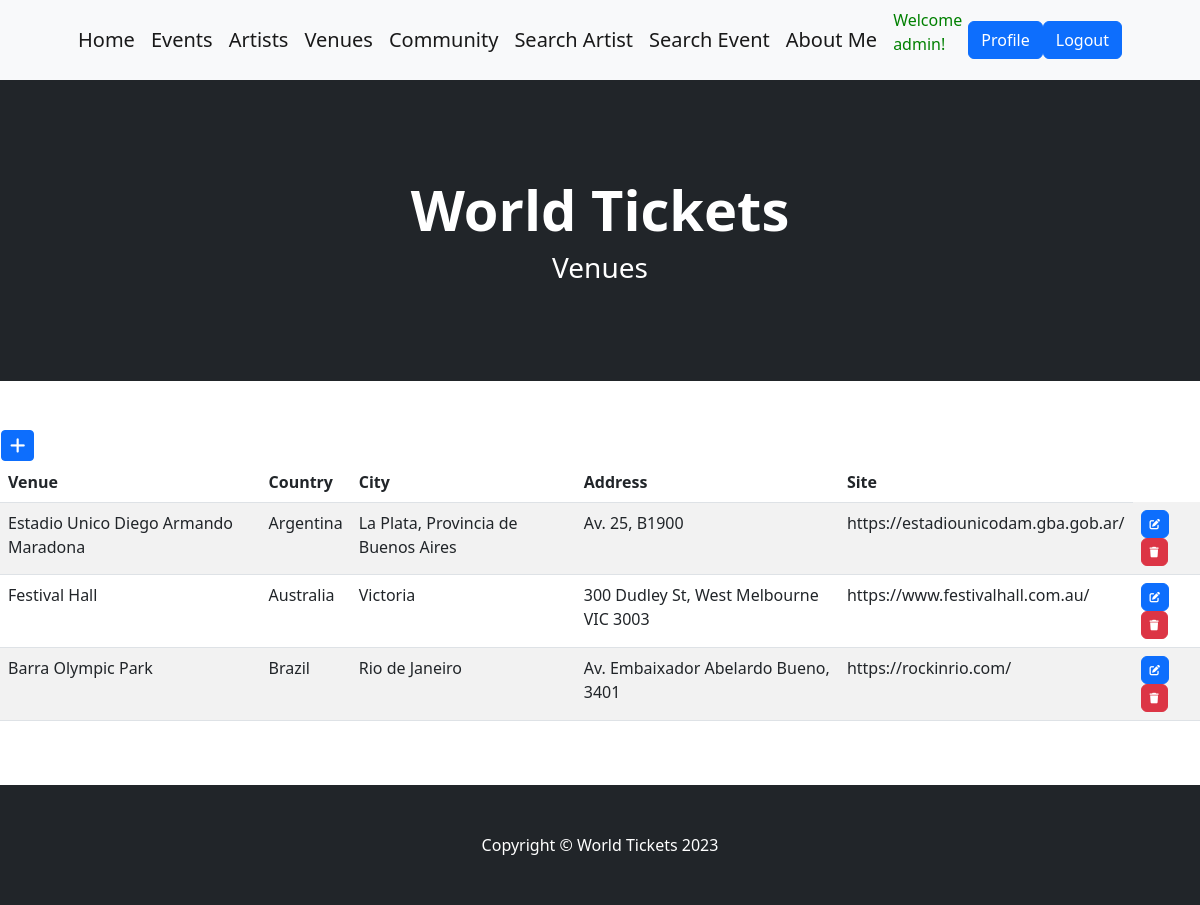
Screenshot of /venues/ (signed in) with the database file from the repository.
### AppTickets/models.py (models this page shows, shortened)
class Venue(models.Model):
    name = models.CharField(max_length=50)
    country = models.CharField(max_length=50)
    city = models.CharField(max_length=50)
    address = models.CharField(max_length=50)
    webpage = models.URLField(max_length=50)
    class Meta:
        verbose_name = "Venue"
        verbose_name_plural = "Venues"
        ordering = ['country']

### AppTickets/views.py (the view)
# urls.py: path('venues/', VenueList.as_view(), name="lugares" ),
class VenueList(LoginRequiredMixin, ListView):
    model = Venue

### AppTickets/templates/AppTickets/venue_list.html (shortened to what this page needs)
{% extends 'AppTickets/base.html' %}
{% load static %}
{% block title %}
    World Tickets
{% endblock title %}
{% block content %}
    <h3>Venues</h3>
{% endblock content %}
{% block mainProducts %}
{% if user.is_superuser %}
        <table>
            <tr>
                <td>
                    <a
                    href="{% url 'create_lugar' %}"
                    class="btn btn-primary btn-sm"
                    >
                    </a>
                </td>
            </tr>
        </table>
{% endif %}
<table class="table table-striped">
    <thead>
        <tr>
            <th>Venue</th>
            <th>Country</th>
            <th>City</th>
            <th>Address</th>
            <th>Site</th>
        </tr>
    </thead>
    <tbody>
    {% for cli in venue_list %}
        <tr>
            <td>{{ cli.name }}</td>
            <td>{{ cli.country }}</td>
            <td>{{ cli.city }}</td>
            <td>{{ cli.address }}</td>
            <td>{{ cli.webpage }}</td>
                {% if user.is_superuser %}
                    <td>
                        <a
                        href="{% url 'update_lugar' cli.id %}"
                        class="btn btn-primary"
                        style="--bs-btn-padding-y: .25rem; --bs-btn-padding-x: .5rem; --bs-btn-font-size: .75rem;"
                        >
                        </a>
                        <a
                        href="{% url 'delete_lugar' cli.id %}"
                        class="btn btn-danger"
                        style="--bs-btn-padding-y: .25rem; --bs-btn-padding-x: .5rem; --bs-btn-font-size: .75rem;"
                        >
                        </a>
                    </td>
                    {% endif %}
        </tr>
    {% endfor %}
    </tbody>
</table>
{% endblock mainProducts %}

### AppTickets/templates/AppTickets/base.html (shortened to what this page needs)
<!DOCTYPE html>
<html lang="en">
    <head>
        {% load static %}
        <link href="https://cdn.jsdelivr.net/npm/bootstrap-icons@1.5.0/font/bootstrap-icons.css" rel="stylesheet" />
        <link href="{% static 'AppTickets/css/styles.css' %}" rel="stylesheet" />
        <link rel="stylesheet" href="https://cdnjs.cloudflare.com/ajax/libs/font-awesome/6.4.0/css/all.min.css">
    </head>
    <body>
        <nav class="navbar navbar-expand-lg navbar-light bg-light">
            <div class="container px-4 px-lg-5">
                <a class="navbar-brand" href="{% url 'home' %}">Home</a>
                {% if user.is_authenticated %}
                    <a class="navbar-brand" href="{% url 'eventos' %}">Events</a>
                    <a class="navbar-brand" href="{% url 'artistas' %}">Artists</a>
                    <a class="navbar-brand" href="{% url 'lugares' %}">Venues</a>
                    <a class="navbar-brand" href="{% url 'clientes' %}">Community</a>
                    <a class="navbar-brand" href="{% url 'busca_artista' %}">Search Artist</a>
                    <a class="navbar-brand" href="{% url 'busca_evento' %}">Search Event</a>
                    <a class="navbar-brand" href="{% url 'acerca_de_mi' %}">About Me</a>
                    <p style="color:green">Welcome {{user.username}}!</p>
                    <a class="btn btn-primary" href="{% url 'edit_profile' %}">Profile</a>
                    <a class="btn btn-primary" href="{% url 'client_logout' %}">Logout</a>
                {% else %}
                    <a class="navbar-brand" href="{% url 'acerca_de_mi' %}">About Me</a>
                    <a class="btn btn-primary" href="{% url 'client_login' %}">Login</a>
                    <a class="btn btn-success" href="{% url 'client_register' %}">Sign up</a>
                {% endif %}
            </div>
        </nav>
        <header class="bg-dark py-5">
            <div class="container px-4 px-lg-5 my-5">
                <div class="text-center text-white">
                    <h1 class="display-4 fw-bolder">
                        {% block title %}{% endblock title %}
                    </h1>
                    <p class="lead fw-normal text-white-50 mb-0">
                        {% block content %}{% endblock content %}
                    </p>
                </div>
            </div>
        </header>
        <section class="py-5">
            {% block mainProducts %}{% endblock mainProducts %}
        </section>
    </body>
    <footer class="py-5 bg-dark">
        <div class="container"><p class="m-0 text-center text-white">Copyright &copy; World Tickets 2023</p></div>
    </footer>
</html>

### rows the page displays
Venue: name "Estadio Unico Diego Armando Maradona", country "Argentina", city "La Plata, Provincia de Buenos Aires", address "Av. 25, B1900", webpage "https://estadiounicodam.gba.gob.ar/"
Venue: name "Festival Hall", country "Australia", city "Victoria", address "300 Dudley St, West Melbourne VIC 3003", webpage "https://www.festivalhall.com.au/"
Venue: name "Barra Olympic Park", country "Brazil", city "Rio de Janeiro", address "Av. Embaixador Abelardo Bueno, 3401", webpage "https://rockinrio.com/"

### other values shown
{{ user.username }} "admin"
